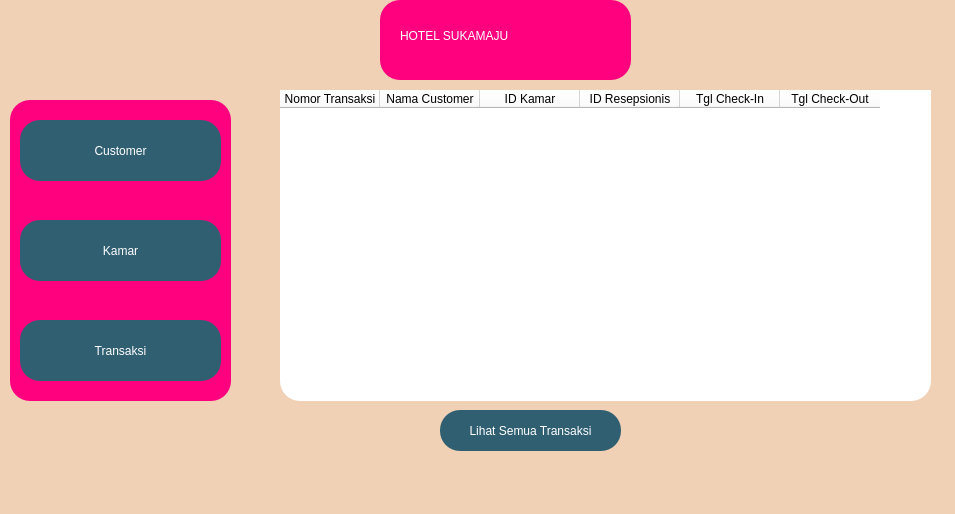
<?xml version="1.0" encoding="UTF-8"?>
<ui version="4.0">
 <class>resepsionis</class>
 <widget class="QMainWindow" name="resepsionis">
  <property name="geometry">
   <rect>
    <x>0</x>
    <y>0</y>
    <width>955</width>
    <height>514</height>
   </rect>
  </property>
  <property name="windowTitle">
   <string>MainWindow</string>
  </property>
  <property name="styleSheet">
   <string notr="true">* {
	background:#F1D1B5;
}

QFrame {
	border-radius : 20px;
	background : rgb(120, 120, 120);
}

QLineEdit{
	background : transparent;
	border : none;
	border-bottom : 1px solid white;
}
</string>
  </property>
  <widget class="QWidget" name="centralwidget">
   <widget class="QFrame" name="frame">
    <property name="geometry">
     <rect>
      <x>380</x>
      <y>0</y>
      <width>251</width>
      <height>80</height>
     </rect>
    </property>
    <property name="styleSheet">
     <string notr="true">background-color: rgb(255, 0, 127);</string>
    </property>
    <property name="frameShape">
     <enum>QFrame::StyledPanel</enum>
    </property>
    <property name="frameShadow">
     <enum>QFrame::Raised</enum>
    </property>
    <widget class="QLabel" name="label">
     <property name="geometry">
      <rect>
       <x>20</x>
       <y>20</y>
       <width>211</width>
       <height>31</height>
      </rect>
     </property>
     <property name="styleSheet">
      <string notr="true">font: 75 italic 14pt &quot;Kristen ITC&quot;;
color : white;</string>
     </property>
     <property name="text">
      <string>HOTEL SUKAMAJU</string>
     </property>
    </widget>
   </widget>
   <widget class="QTableWidget" name="tableWidget">
    <property name="geometry">
     <rect>
      <x>280</x>
      <y>90</y>
      <width>651</width>
      <height>311</height>
     </rect>
    </property>
    <property name="sizePolicy">
     <sizepolicy hsizetype="Expanding" vsizetype="Expanding">
      <horstretch>0</horstretch>
      <verstretch>0</verstretch>
     </sizepolicy>
    </property>
    <property name="minimumSize">
     <size>
      <width>0</width>
      <height>0</height>
     </size>
    </property>
    <property name="sizeIncrement">
     <size>
      <width>0</width>
      <height>0</height>
     </size>
    </property>
    <property name="baseSize">
     <size>
      <width>0</width>
      <height>0</height>
     </size>
    </property>
    <property name="styleSheet">
     <string notr="true">background-color: rgb(255, 255, 255);
font: 10pt &quot;Times New Roman&quot;;
color : Black;</string>
    </property>
    <property name="lineWidth">
     <number>1</number>
    </property>
    <property name="midLineWidth">
     <number>0</number>
    </property>
    <property name="verticalScrollBarPolicy">
     <enum>Qt::ScrollBarAsNeeded</enum>
    </property>
    <property name="gridStyle">
     <enum>Qt::DashLine</enum>
    </property>
    <column>
     <property name="text">
      <string>Nomor Transaksi</string>
     </property>
    </column>
    <column>
     <property name="text">
      <string>Nama Customer</string>
     </property>
    </column>
    <column>
     <property name="text">
      <string>ID Kamar</string>
     </property>
    </column>
    <column>
     <property name="text">
      <string>ID Resepsionis</string>
     </property>
    </column>
    <column>
     <property name="text">
      <string>Tgl Check-In</string>
     </property>
    </column>
    <column>
     <property name="text">
      <string>Tgl Check-Out</string>
     </property>
    </column>
   </widget>
   <widget class="QFrame" name="frame_2">
    <property name="geometry">
     <rect>
      <x>10</x>
      <y>100</y>
      <width>221</width>
      <height>301</height>
     </rect>
    </property>
    <property name="styleSheet">
     <string notr="true">*{
background-color:rgb(255, 0, 127);
color:#ffffff;
}


QPushButton{
	background : #305F72;
	border-radius : 20px;
	font: 10pt &quot;Kristen ITC&quot;;
}

QPushButton:hover{
	background: #568EA6;
}</string>
    </property>
    <property name="frameShape">
     <enum>QFrame::StyledPanel</enum>
    </property>
    <property name="frameShadow">
     <enum>QFrame::Raised</enum>
    </property>
    <widget class="QPushButton" name="btn_customer">
     <property name="geometry">
      <rect>
       <x>10</x>
       <y>20</y>
       <width>201</width>
       <height>61</height>
      </rect>
     </property>
     <property name="text">
      <string>Customer</string>
     </property>
    </widget>
    <widget class="QPushButton" name="btn_kamar">
     <property name="geometry">
      <rect>
       <x>10</x>
       <y>120</y>
       <width>201</width>
       <height>61</height>
      </rect>
     </property>
     <property name="text">
      <string>Kamar</string>
     </property>
    </widget>
    <widget class="QPushButton" name="btn_transaksi">
     <property name="geometry">
      <rect>
       <x>10</x>
       <y>220</y>
       <width>201</width>
       <height>61</height>
      </rect>
     </property>
     <property name="text">
      <string>Transaksi</string>
     </property>
    </widget>
   </widget>
   <widget class="QPushButton" name="btn_all">
    <property name="geometry">
     <rect>
      <x>440</x>
      <y>410</y>
      <width>181</width>
      <height>41</height>
     </rect>
    </property>
    <property name="styleSheet">
     <string notr="true">QPushButton{
	background : #305F72;
	border-radius : 20px;
	font: 10pt &quot;Kristen ITC&quot;;
	
	color: rgb(255, 255, 255);
}

QPushButton:hover{
	background: #568EA6;
}
</string>
    </property>
    <property name="text">
     <string>Lihat Semua Transaksi</string>
    </property>
   </widget>
  </widget>
  <widget class="QMenuBar" name="menubar">
   <property name="geometry">
    <rect>
     <x>0</x>
     <y>0</y>
     <width>955</width>
     <height>21</height>
    </rect>
   </property>
  </widget>
  <widget class="QStatusBar" name="statusbar"/>
 </widget>
 <resources/>
 <connections/>
</ui>
